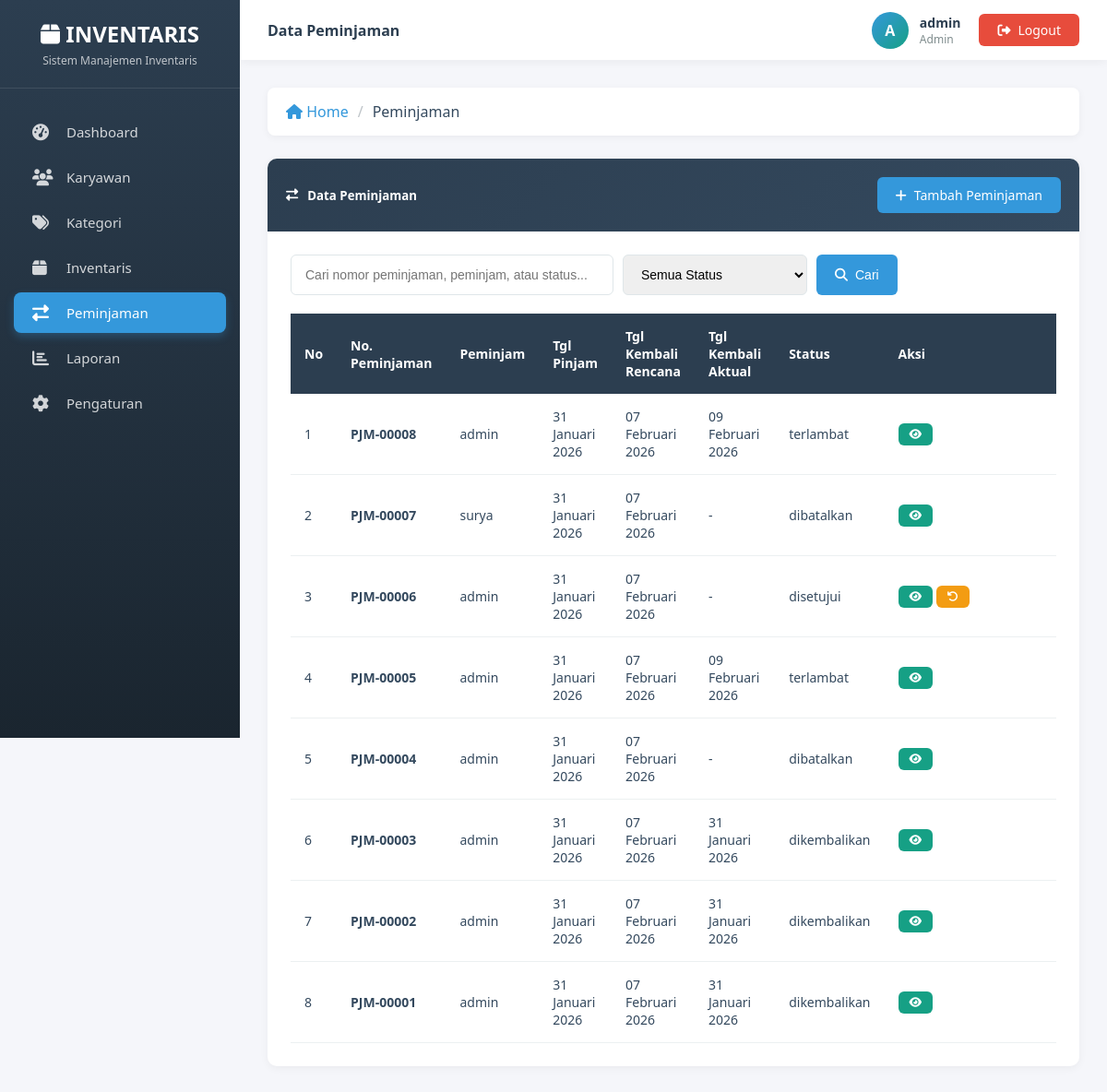
Screenshot of /peminjaman/index.php (signed in) with the database file from the repository.
### tables this page shows
CREATE TABLE `peminjaman` (
  `id` int(11) NOT NULL,
  `nomor_peminjaman` varchar(20) NOT NULL,
  `user_id` int(11) NOT NULL,
  `tanggal_pinjam` date NOT NULL,
  `tanggal_kembali_rencana` date NOT NULL,
  `tanggal_kembali_aktual` date DEFAULT NULL,
  `status` enum('diajukan','disetujui','dikembalikan','terlambat','dibatalkan') NOT NULL DEFAULT 'diajukan',
  `catatan` text DEFAULT NULL,
  `created_at` timestamp NOT NULL DEFAULT current_timestamp()
);

CREATE TABLE `users` (
  `id` int(11) NOT NULL,
  `username` varchar(100) NOT NULL,
  `password` varchar(255) NOT NULL,
  `role` enum('admin','pegawai') NOT NULL DEFAULT 'pegawai',
  `departemen` varchar(100) DEFAULT NULL,
  `created_at` timestamp NOT NULL DEFAULT current_timestamp()
);

### config/database.php (called while the page is built, shortened)
<?php
class Database {
    private static $instance = null;
    private $conn;
    private function __construct() {
        try {
            $this->conn = new mysqli(
                $_ENV['DB_HOST'],
                $_ENV['DB_USER'],
                $_ENV['DB_PASSWORD'],
                $_ENV['DB_NAME'],
                $_ENV['DB_PORT']
            );
            $this->conn->set_charset("utf8mb4");
        } catch (Exception $e) {
            die("Database Error: " . $e->getMessage());
        }
    }
    public static function getInstance() {
        if (self::$instance === null) {
            self::$instance = new self();
        }
        return self::$instance;
    }
    public function getConnection() {
        return $this->conn;
    }
}
?>

### lib/auth.php (called while the page is built, shortened)
<?php
require_once __DIR__ . '/../config/database.php';
class Auth {
    public function isAdmin() {
        return isset($_SESSION['role']) && $_SESSION['role'] === 'admin';
    }
}
?>

### lib/functions.php (called while the page is built, shortened)
<?php
require_once __DIR__ . '/../config/database.php';
class Functions {
    public function formatTanggal($tanggal) {
        $bulan = [
            1 => 'Januari', 'Februari', 'Maret', 'April', 'Mei', 'Juni',
            'Juli', 'Agustus', 'September', 'Oktober', 'November', 'Desember'
        ];
        $split = explode('-', $tanggal);
        return $split[2] . ' ' . $bulan[(int)$split[1]] . ' ' . $split[0];
    }
    public function getStatusBadge($status) {
        $badges = [
            'diajukan' => '<span class="badge bg-warning">Diajukan</span>',
            'disetujui' => '<span class="badge bg-success">Disetujui</span>',
            'dikembalikan' => '<span class="badge bg-info">Dikembalikan</span>',
            'terlambat' => '<span class="badge bg-danger">Terlambat</span>',
            'dibatalkan' => '<span class="badge bg-secondary">Dibatalkan</span>'
        ];
        return isset($badges[$status]) ? $badges[$status] : $status;
    }
}
?>

### peminjaman/index.php (the view, shortened to what this page needs)
<?php
require_once __DIR__ . '/../views/header.php';
$db = Database::getInstance()->getConnection();
$search = isset($_GET['search']) ? $db->real_escape_string($_GET['search']) : '';
$query = "SELECT p.*, u.username
          FROM peminjaman p
          JOIN users u ON p.user_id = u.id";
$query .= " ORDER BY p.id DESC";
$result = $db->query($query);
?>
<?php include __DIR__ . '/../views/sidebar.php'; ?>
<?php include __DIR__ . '/../views/topnav.php'; ?>
<div class="main-content">
    <?php include __DIR__ . '/../views/breadcrumb.php'; ?>
    <div class="card">
        <div class="card-header">
            <h5><i class="fas fa-exchange-alt"></i> Data Peminjaman</h5>
            <a href="add.php" class="btn btn-primary">
                <i class="fas fa-plus"></i> Tambah Peminjaman
            </a>
        </div>
        <div class="card-body">
            <form method="GET" action="" style="margin-bottom: 20px;">
                <div style="display: flex; gap: 10px; flex-wrap: wrap;">
                    <input type="text" name="search" class="form-control" placeholder="Cari nomor peminjaman, peminjam, atau status..." value="<?php echo htmlspecialchars($search); ?>" style="max-width: 350px;">
                    <select name="status" class="form-control" style="max-width: 200px; padding: 12px 15px;">
                        <option value="">Semua Status</option>
                    </select>
                    <button type="submit" class="btn btn-primary">
                        <i class="fas fa-search"></i> Cari
                    </button>
                </div>
            </form>
            <div class="table-responsive">
                <table>
                    <thead>
                        <tr>
                            <th>No</th>
                            <th>No. Peminjaman</th>
                            <?php if ($auth->isAdmin()): ?>
                                <th>Peminjam</th>
                            <?php endif; ?>
                            <th>Tgl Pinjam</th>
                            <th>Tgl Kembali Rencana</th>
                            <th>Tgl Kembali Aktual</th>
                            <th>Status</th>
                            <th style="width: 200px;">Aksi</th>
                        </tr>
                    </thead>
                    <tbody>
                        <?php if ($result && $result->num_rows > 0): ?>
                            <?php $no = 1; ?>
                            <?php while ($row = $result->fetch_assoc()): ?>
                                <tr>
                                    <td><?php echo $no++; ?></td>
                                    <td><strong><?php echo htmlspecialchars($row['nomor_peminjaman']); ?></strong></td>
                                    <?php if ($auth->isAdmin()): ?>
                                        <td><?php echo htmlspecialchars($row['username']); ?></td>
                                    <?php endif; ?>
                                    <td><?php echo $func->formatTanggal($row['tanggal_pinjam']); ?></td>
                                    <td><?php echo $func->formatTanggal($row['tanggal_kembali_rencana']); ?></td>
                                    <td>
                                        <?php echo $row['tanggal_kembali_aktual'] ? $func->formatTanggal($row['tanggal_kembali_aktual']) : '-'; ?>
                                    </td>
                                    <td><?php echo $func->getStatusBadge($row['status']); ?></td>
                                    <td>
                                        <a href="detail.php?id=<?php echo $row['id']; ?>" class="btn btn-sm btn-info" title="Detail">
                                            <i class="fas fa-eye"></i>
                                        </a>
                                        <?php if ($row['status'] == 'disetujui' && $auth->isAdmin()): ?>
                                            <button type="button" class="btn btn-sm btn-warning" title="Kembalikan" onclick="openReturnModal(<?php echo $row['id']; ?>, '<?php echo htmlspecialchars($row['nomor_peminjaman']); ?>', '<?php echo $row['tanggal_kembali_rencana']; ?>')">
                                                <i class="fas fa-undo"></i>
                                            </button>
                                        <?php endif; ?>
                                    </td>
                                </tr>
                            <?php endwhile; ?>
                        <?php endif; ?>
                    </tbody>
                </table>
            </div>
        </div>
    </div>
</div>
<?php include __DIR__ . '/../views/footer.php'; ?>

### assets/css/style.css (style rules this page uses)
:root { --primary: #2c3e50; --secondary: #34495e; --accent: #3498db; --dark: #1a252f; --light: #ecf0f1; --success: #27ae60; --danger: #e74c3c; --warning: #f39c12; --info: #16a085; --sidebar-width: 260px; --topnav-height: 65px; }
* { margin: 0; padding: 0; box-sizing: border-box; }
body { font-family: 'Segoe UI', Tahoma, Geneva, Verdana, sans-serif; background: #f5f6fa; color: #2c3e50; }
.main-content { margin-left: var(--sidebar-width); margin-top: var(--topnav-height); padding: 30px; min-height: calc(100vh - var(--topnav-height)); }
.card { background: white; border-radius: 10px; box-shadow: 0 2px 10px rgba(0, 0, 0, 0.05); margin-bottom: 25px; border: none; overflow: hidden; }
.card-header { background: linear-gradient(135deg, var(--primary), var(--secondary)); color: white; padding: 20px; border-bottom: none; display: flex; align-items: center; justify-content: space-between; }
.card-header h5 { margin: 0; font-weight: 600; display: flex; align-items: center; gap: 10px; }
.card-body { padding: 25px; }
.table-responsive { overflow-x: auto; }
table { width: 100%; border-collapse: collapse; }
table thead { background: var(--primary); color: white; }
table thead th { padding: 15px; text-align: left; font-weight: 600; font-size: 14px; }
table tbody tr { border-bottom: 1px solid #ecf0f1; transition: all 0.3s ease; }
table tbody td { padding: 15px; font-size: 14px; color: var(--secondary); }
.btn { padding: 10px 20px; border: none; border-radius: 6px; cursor: pointer; font-size: 14px; transition: all 0.3s ease; text-decoration: none; display: inline-flex; align-items: center; gap: 8px; font-weight: 500; }
.btn-primary { background: var(--accent); color: white; }
.btn-warning { background: var(--warning); color: white; }
.btn-info { background: var(--info); color: white; }
.btn-sm { padding: 6px 12px; font-size: 12px; }
.form-control { width: 100%; padding: 12px 15px; border: 1px solid #dfe6e9; border-radius: 6px; font-size: 14px; transition: all 0.3s ease; }

### rows the page displays
peminjaman: nomor_peminjaman "PJM-00008", user.username "admin", tanggal_pinjam "31 Januari 2026", tanggal_kembali_rencana "07 Februari 2026", tanggal_kembali_aktual "09 Februari 2026", status "terlambat"
peminjaman: nomor_peminjaman "PJM-00007", user.username "surya", tanggal_pinjam "31 Januari 2026", tanggal_kembali_rencana "07 Februari 2026", status "dibatalkan"
peminjaman: nomor_peminjaman "PJM-00006", user.username "admin", tanggal_pinjam "31 Januari 2026", tanggal_kembali_rencana "07 Februari 2026", status "disetujui"
peminjaman: nomor_peminjaman "PJM-00005", user.username "admin", tanggal_pinjam "31 Januari 2026", tanggal_kembali_rencana "07 Februari 2026", tanggal_kembali_aktual "09 Februari 2026", status "terlambat"
peminjaman: nomor_peminjaman "PJM-00004", user.username "admin", tanggal_pinjam "31 Januari 2026", tanggal_kembali_rencana "07 Februari 2026", status "dibatalkan"
peminjaman: nomor_peminjaman "PJM-00003", user.username "admin", tanggal_pinjam "31 Januari 2026", tanggal_kembali_rencana "07 Februari 2026", tanggal_kembali_aktual "31 Januari 2026", status "dikembalikan"
peminjaman: nomor_peminjaman "PJM-00002", user.username "admin", tanggal_pinjam "31 Januari 2026", tanggal_kembali_rencana "07 Februari 2026", tanggal_kembali_aktual "31 Januari 2026", status "dikembalikan"
peminjaman: nomor_peminjaman "PJM-00001", user.username "admin", tanggal_pinjam "31 Januari 2026", tanggal_kembali_rencana "07 Februari 2026", tanggal_kembali_aktual "31 Januari 2026", status "dikembalikan"

### other values shown
$menu['title'] "Dashboard"
$menu['title'] "Karyawan"
$menu['title'] "Kategori"
$menu['title'] "Inventaris"
$menu['title'] "Peminjaman"
$menu['title'] "Laporan"
$menu['title'] "Pengaturan"
$pageTitle "Data Peminjaman"
substr($user['username'], 0, 1) "A"
$user['username'] "admin"
$user['role'] "Admin"
$crumb['title'] "Peminjaman"
